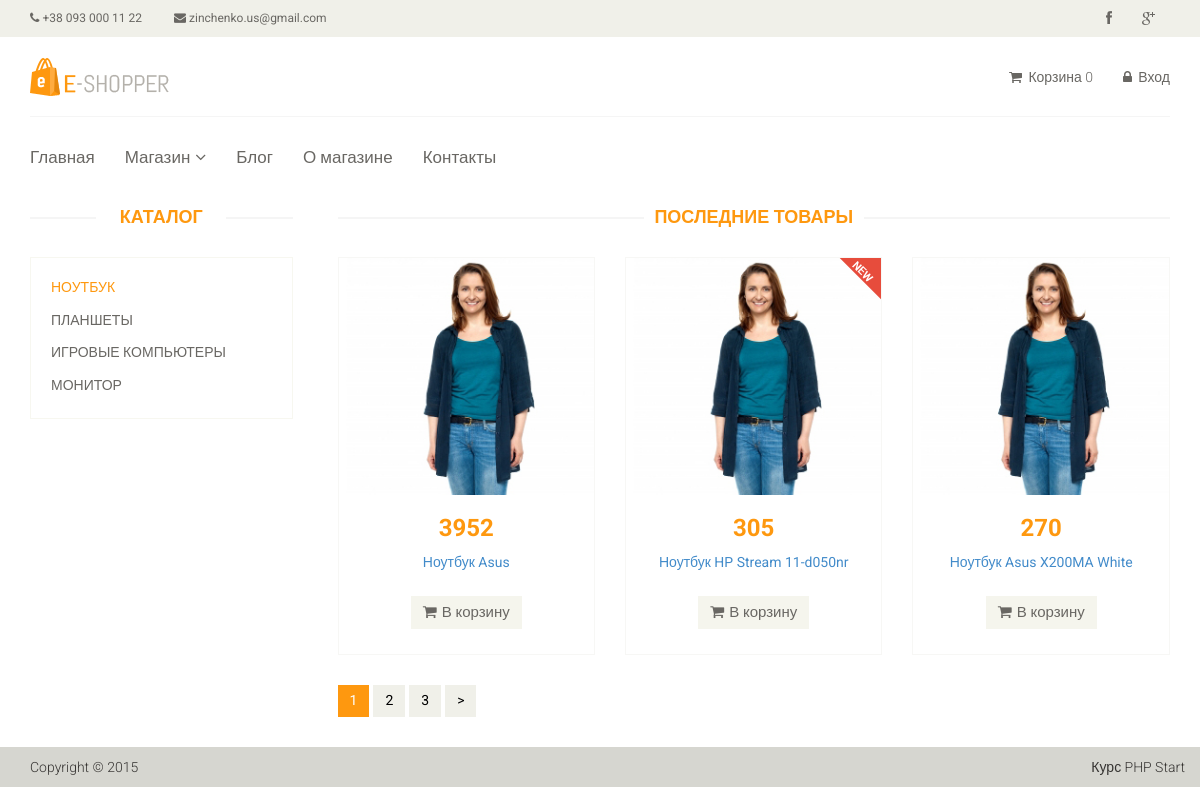
The page /category/13 on the database its author committed.
### tables this page shows
CREATE TABLE `category` (
  `id` int(11) NOT NULL,
  `name` varchar(255) NOT NULL,
  `sort_order` int(11) NOT NULL DEFAULT 0,
  `status` int(11) NOT NULL DEFAULT 1
);

CREATE TABLE `product` (
  `id` int(11) NOT NULL,
  `name` varchar(255) NOT NULL,
  `category_id` int(11) NOT NULL,
  `code` int(11) NOT NULL,
  `price` float NOT NULL,
  `availability` int(11) NOT NULL,
  `brand` varchar(255) NOT NULL,
  `description` text NOT NULL,
  `is_new` int(11) NOT NULL DEFAULT 0,
  `is_recommended` int(11) NOT NULL DEFAULT 0,
  `status` int(11) NOT NULL DEFAULT 1
);

### config/routes.php (called while the page is built)
<?php
return array(
    'cart/add/([0-9]+)' => 'cart/add/$1',
    'cart/addAjax/([0-9]+)' => 'cart/addAjax/$1',
    'recommendProducts' => 'cart/getRecommendProducts',
    'cart/checkout' => 'cart/checkout',
    'cart/delete/([0-9]+)' => 'cart/delete/$1',
    'cart' => 'cart/index',
    'user/register' => 'user/register',
    'user/login' => 'user/login',
    'user/logout' => 'user/logout',
    'news/([0-9]+)' => 'news/view/$1',
    'news' => 'news/index',
    'catalog' => 'catalog/index',
    'category/([0-9]+)/page-([0-9]+)' => 'catalog/Category/$1/$2',
    'category/([0-9]+)' => 'catalog/Category/$1',
    'blog' => 'blog/index',
    'blog/([0-9]+)' => 'catalog/view/$1',
    'product/([0-9]+)' => 'product/view/$1',
    'cabinet/edit' => 'cabinet/edit',
    'admin/product/update/([0-9]+)' => 'adminProduct/update/$1',
    'admin/product/create' => 'adminProduct/create',
    'admin/product/delete/([0-9]+)' => 'adminProduct/delete/$1',
    'admin/product' => 'adminProduct/index',
    'admin/category/create' => 'adminCategory/create',
    'admin/category/update/([0-9]+)' => 'adminCategory/update/$1',
    'admin/category/delete/([0-9]+)' => 'adminCategory/delete/$1',
    'admin/category' => 'adminCategory/index',
    'admin/order/update/([0-9]+)' => 'adminOrder/update/$1',
    'admin/order/delete/([0-9]+)' => 'adminOrder/delete/$1',
    'admin/order/view/([0-9]+)' => 'adminOrder/view/$1',
    'admin/order' => 'adminOrder/index',
    'admin' => 'admin/index',
    'cabinet' => 'cabinet/index',
    '' => 'site/index',
);

### controllers/CatalogController.php (called while the page is built, shortened)
<?php
class CatalogController
{
    public function actionCategory($categoryId, $page = 1)
    {
        $productCategory = array();
        $productCategory = Product::getProductsListByCategory($categoryId, $page);
        $categoryList = array();
        $categoryList = Category::getCategoryList();
        $total = Product::getTotalProductsInCategory($categoryId);
        $pagination = new Pagination($total, $page, Product::SHOW_BY_DEFAULT, 'page-');
        require_once ROOT . '/views/catalog/category.php';
        return true;
    }
}

### index.php (called while the page is built, shortened)
<?php
require_once ROOT . '/components/Autoload.php';
$router = new Router();
$router->run();

### models/Category.php (called while the page is built, shortened)
<?php
class Category
{
    public static function getCategoryList()
    {
        $db = Db::getConnection();
        $result = $db->query('SELECT * FROM category ORDER BY sort_order ASC');
        $i = 0;
        while ($row = $result->fetch()) {
            $categoryList[$i]['id'] = $row['id'];
            $categoryList[$i]['sort_order'] = $row['sort_order'];
            $categoryList[$i]['status'] = $row['status'];
            $categoryList[$i]['name'] = $row['name'];
            $i++;
        }
        return $categoryList;
    }
}

### models/Product.php (called while the page is built, shortened)
<?php
class Product
{
    public static function getProductsListByCategory($category_id = false, $page = 1)
    {
        $offset = ($page - 1) * self::SHOW_BY_DEFAULT;
        if ($category_id) {
            $db = Db::getConnection();
            $result = $db->query('SELECT id, is_new, price, description, name FROM product WHERE category_id=' . $category_id . ' LIMIT ' . self::SHOW_BY_DEFAULT . ' OFFSET ' . $offset);
            $i = 0;
            while ($row = $result->fetch()) {
                $productCategory[$i]['id'] = $row['id'];
                $productCategory[$i]['price'] = $row['price'];
                $productCategory[$i]['description'] = $row['description'];
                $productCategory[$i]['name'] = $row['name'];
                $productCategory[$i]['is_new'] = $row['is_new'];
                $i++;
            }
            return $productCategory;
        }
    }
    public static function getTotalProductsInCategory($categoryId)
    {
        $db = Db::getConnection();
        $result = $db->query('SELECT count(id) AS count FROM product '
            . 'WHERE status="1" AND category_id ="' . $categoryId . '"');
        $result->setFetchMode(PDO::FETCH_ASSOC);
        $row = $result->fetch();
        return $row['count'];
    }
}

### components/Autoload.php (called while the page is built, shortened)
<?php
spl_autoload_register(function ($class_name) {
    $array_paths = array(
        '/models/',
        '/components/',
    );
    foreach ($array_paths as $path) {
        $path = ROOT . $path . $class_name . '.php';
    }
});

### views/catalog/category.php (the view)
<?php require_once ROOT . '/views/layouts/header.php';?>
        <section>
            <div class="container">
                <div class="row">
                    <div class="col-sm-3">
                        <div class="left-sidebar">
                            <h2>Каталог</h2>
                            <div class="panel-group category-products">
                            <?php foreach ($categoryList as $categoryItem): ?>
                                <div class="panel panel-default">
                                    <div class="panel-heading">
                                        <h4 class="panel-title">
                                            <a href="/category/<?php echo $categoryItem['id']; ?>"
                                            class="<?php if ($categoryId == $categoryItem['id']) {
    echo 'active';
}
?>">
                                            <?php echo $categoryItem['name']; ?>
                                            </a>
                                        </h4>
                                    </div>
                                </div>
                            <?php endforeach;?>
                            </div>
                        </div>
                    </div>
                    <div class="col-sm-9 padding-right">
                        <div class="features_items">
                            <h2 class="title text-center">Последние товары</h2>
                            <?php foreach ($productCategory as $product): ?>
                                <div class="col-sm-4">
                                    <div class="product-image-wrapper">
                                        <div class="single-products">
                                            <div class="productinfo text-center">
                                                <img src="/template/images/home/product1.jpg" alt="" />
                                                <h2><?=$product['price']?></h2>
                                                <p>
                                                    <a href="/product/<?=$product['id']?>">
                                                        <?=$product['name']?>
                                                    </a>
                                                </p>
                                                <a href="/card/add/<?=$product['id']?>" data-id="<?=$product['id']?>" class="btn btn-default add-to-cart"><i class="fa fa-shopping-cart"></i>В корзину</a>
                                            </div>
                                            <?php if ($product['is_new']): ?>
                                                <img src="/template/images/home/new.png" class="new" alt="" />
                                            <?php endif;?>
                                        </div>
                                    </div>
                                </div>
                            <?php endforeach;?>
                            <?php echo $pagination->get(); ?>
                        </div>
                    </div>
                </div>
            </div>
        </section>
        <?php require_once ROOT . '/views/layouts/footer.php';?>

### components/Router.php (shortened to what this page needs)
<?php
class Router
{
    private $routes;
    public function __construct()
    {
        $routesPath = ROOT . '/config/routes.php';
        $this->routes = include $routesPath;
    }
    private function getURI()
    {
        if (!empty($_SERVER['REQUEST_URI'])) {
            return trim($_SERVER['REQUEST_URI'], '/');
        }
    }
    public function run()
    {
        $uri = $this->getURI();
        foreach ($this->routes as $uriPattern => $path) {
            if (preg_match("~$uriPattern~", $uri)) {
                $internalRoute = preg_replace("~$uriPattern~", $path, $uri);
                $segments = explode('/', $internalRoute);
                $controllerName = array_shift($segments) . 'Controller';
                $actionName = 'action' . ucfirst(array_shift($segments));
                $controllerObject = new $controllerName;
                $result = call_user_func_array(array($controllerObject, $actionName), $segments);
                if ($result != null) {
                    break;
                }
            }
        }
    }
}

### template/css/main.css (style rules this page uses)
body { font-family: 'Roboto', sans-serif; background:; position: relative; font-weight:400px; }
a { -webkit-transition: 300ms; -moz-transition: 300ms; -o-transition: 300ms; transition: 300ms; }
h1, h2, h3, h4, h5, h6 { font-family: 'Roboto', sans-serif; }
.category-products { border: 1px solid #F7F7F0; margin-bottom: 35px; padding-bottom: 20px; padding-top: 15px; }
.left-sidebar h2, .brands_products h2 { color: #FE980F; font-family: 'Roboto', sans-serif; font-size: 18px; font-weight: 700; margin: 0 auto 30px; text-align: center; text-transform: uppercase; position: relative; z-index:3; }
.left-sidebar h2:after, h2.title:after { content: " "; position: absolute; border: 1px solid #f5f5f5; bottom:8px; left: 0; width: 100%; height: 0; z-index: -2; }
.left-sidebar h2:before { content: " "; position: absolute; background: #fff; bottom: -6px; width: 130px; height: 30px; z-index: -1; left: 50%; margin-left: -65px; }
h2.title:before { content: " "; position: absolute; background: #fff; bottom: -6px; width: 220px; height: 30px; z-index: -1; left: 50%; margin-left: -110px; }
.category-products .panel { background-color: #FFFFFF; border: 0px; border-radius: 0px; box-shadow:none; margin-bottom: 0px; }
.category-products .panel-default .panel-heading { background-color: #FFFFFF; border: 0 none; color: #FFFFFF; padding: 5px 20px; }
.category-products .panel-default .panel-heading .panel-title a { color: #696763; font-family: 'Roboto', sans-serif; font-size: 14px; text-decoration: none; text-transform: uppercase; }
.category-products .panel-default .panel-heading .panel-title a.active { color: #FE980F; }
.padding-right { padding-right: 0; }
.features_items { overflow:hidden; }
h2.title { color: #FE980F; font-family: 'Roboto', sans-serif; font-size: 18px; font-weight: 700; margin: 0 15px; text-transform: uppercase; margin-bottom: 30px; position: relative; }
.product-image-wrapper { border:1px solid #F7F7F5; overflow: hidden; margin-bottom:30px; }
.single-products { position: relative; }
.new, .sale { position: absolute; top: 0; right: 0; }
.productinfo h2 { color: #FE980F; font-family: 'Roboto', sans-serif; font-size: 24px; font-weight: 700; }
.productinfo p { font-family: 'Roboto', sans-serif; font-size: 14px; font-weight: 400; color: #696763; height: 34px; }
.productinfo img { width: 100%; }
.productinfo { position:relative; }
.add-to-cart { background:#F5F5ED; border: 0 none; border-radius: 0; color: #696763; font-family: 'Roboto', sans-serif; font-size: 15px; margin-bottom: 25px; }
.add-to-cart i { margin-right:5px; }

### rows shown on the page
category: name "НОУТБУК"
category: name "ПЛАНШЕТЫ"
category: name "ИГРОВЫЕ КОМПЬЮТЕРЫ"
category: name "МОНИТОР"
product: price "3952", name "Ноутбук Asus"
product: price "305", name "Ноутбук HP Stream 11-d050nr", is_new 1 (drawn)
product: price "270", name "Ноутбук Asus X200MA White"

### other values the page prints
$text "2"
$text "3"
$text ">"
